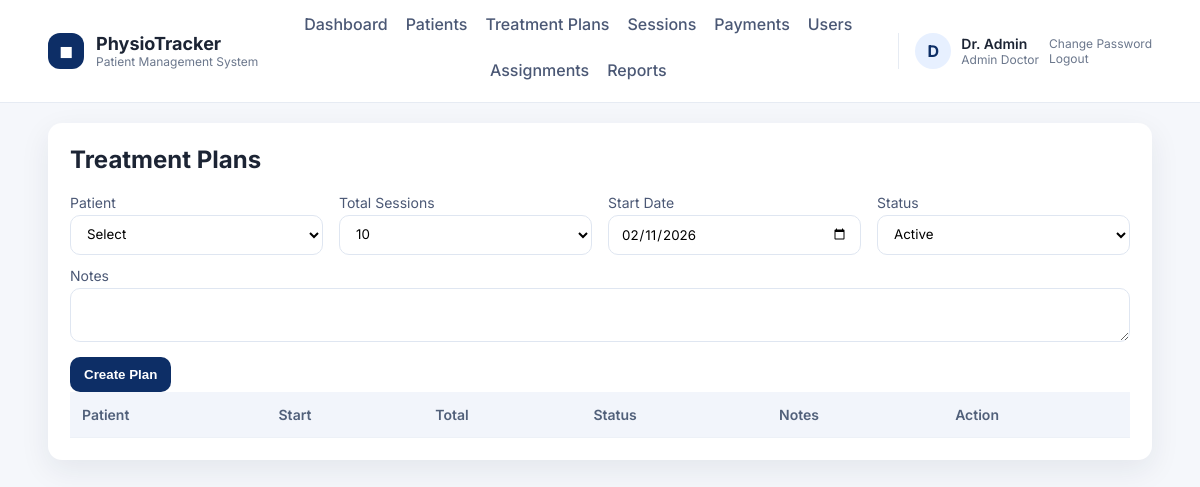
The page /admin/treatment_plans.php (signed in) on the database as committed earlier.
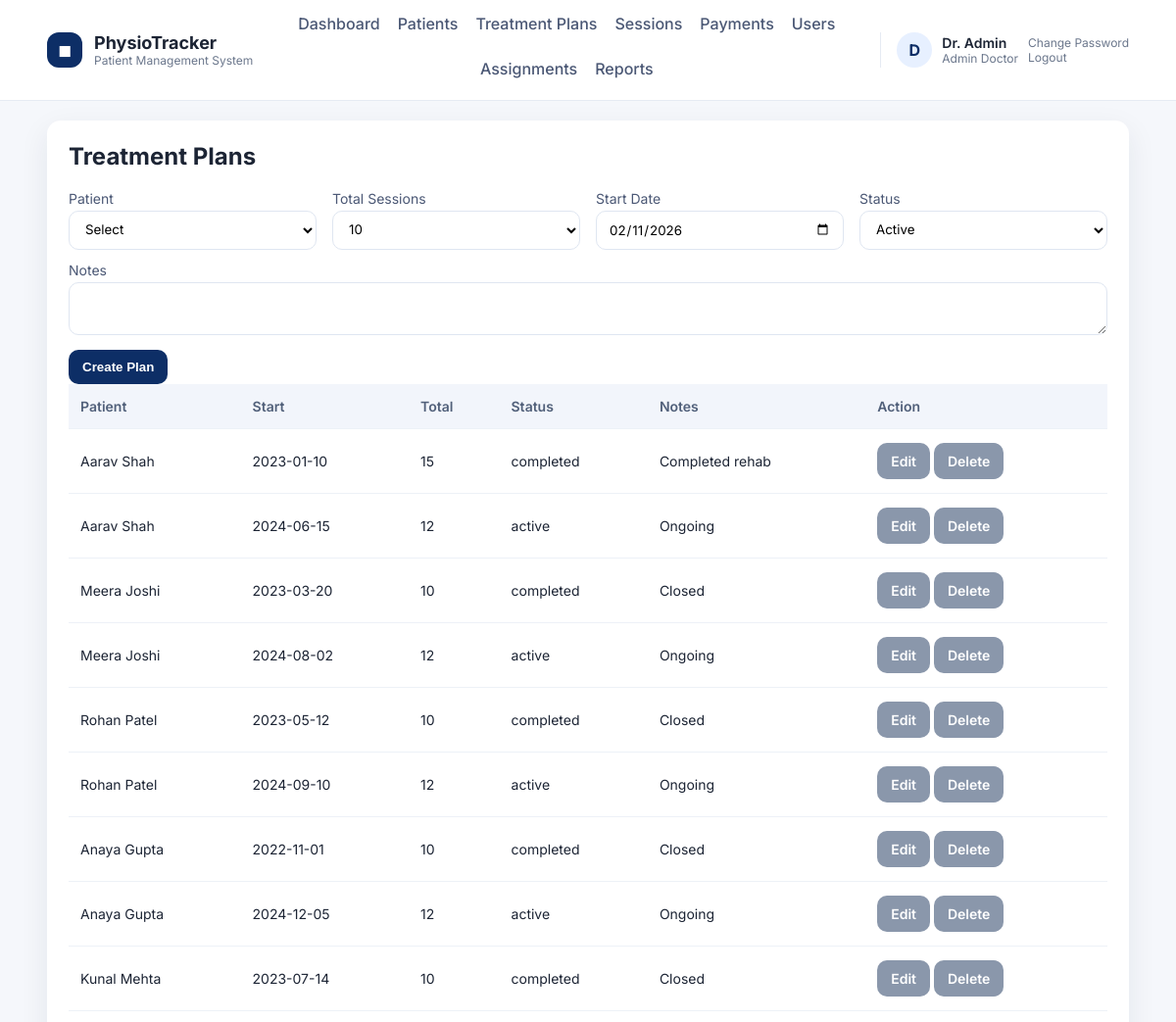
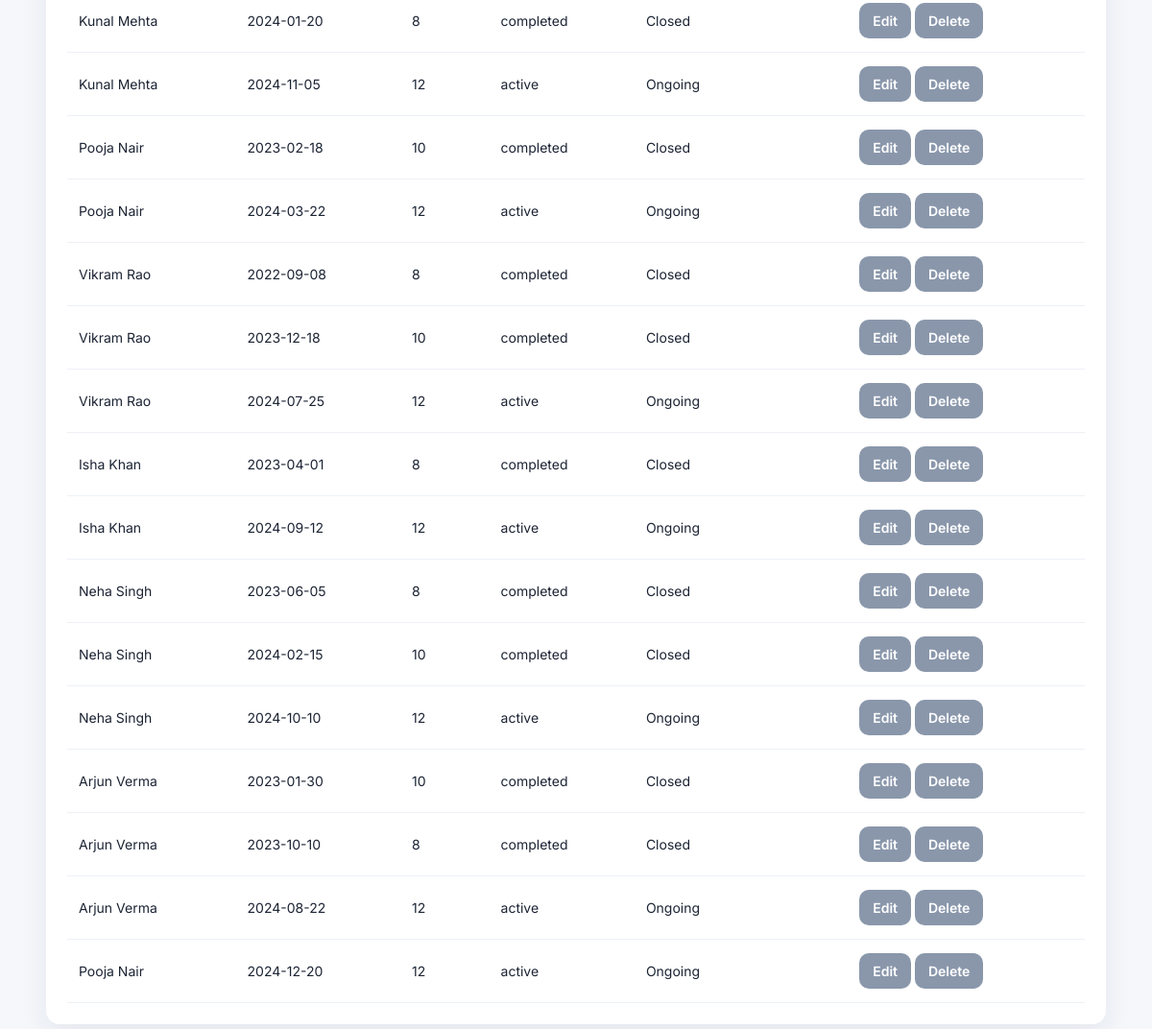
The same page on the database as committed later (2 pictures, top to bottom).
### tables this page shows
CREATE TABLE treatment_plans (
    id INT AUTO_INCREMENT PRIMARY KEY,
    patient_id INT NOT NULL,
    case_id INT NULL,
    total_sessions INT NOT NULL,
    start_date DATE,
    status VARCHAR(30) DEFAULT 'active',
    notes TEXT,
    created_by INT NULL,
    created_at TIMESTAMP DEFAULT CURRENT_TIMESTAMP,
    FOREIGN KEY (patient_id) REFERENCES patients(id) ON DELETE CASCADE,
    FOREIGN KEY (case_id) REFERENCES patient_cases(id) ON DELETE SET NULL
);

CREATE TABLE patients (
    id INT AUTO_INCREMENT PRIMARY KEY,
    user_id INT NULL,
    first_name VARCHAR(80) NOT NULL,
    last_name VARCHAR(80) NOT NULL,
    age INT NULL,
    gender VARCHAR(20),
    dob DATE NULL,
    occupation VARCHAR(120),
    assessment_date DATE NULL,
    dominance VARCHAR(50),
    condition_duration VARCHAR(100),
    phone VARCHAR(40),
    address VARCHAR(255),
    emergency_contact VARCHAR(120),
    chief_complain TEXT,
    history_present_illness TEXT,
    past_medical_history TEXT,
    surgical_history TEXT,
    family_history TEXT,
    socio_economic_status TEXT,
    observation_built TEXT,
    observation_attitude_limb TEXT,
    observation_posture TEXT,
    observation_deformity TEXT,
    aids_applications TEXT,
    gait TEXT,
    palpation_tenderness TEXT,
    palpation_oedema VARCHAR(50),
    palpation_warmth TEXT,
    palpation_crepitus TEXT,
    examination_rom TEXT,
    muscle_power TEXT,
    muscle_bulk TEXT,
    ligament_instability TEXT,
    pain_type TEXT,
    pain_site TEXT,
    pain_nature TEXT,
    pain_aggravating_factor TEXT,
    pain_relieving_factor TEXT,
    pain_measurement TINYINT NULL,
    gait_assessment TEXT,
    diagnosis TEXT,
    treatment_goals TEXT,
    created_by INT NULL,
    created_at TIMESTAMP DEFAULT CURRENT_TIMESTAMP,
    FOREIGN KEY (user_id) REFERENCES users(id) ON DELETE SET NULL
);

### db.php (called while the page is built, shortened)
<?php
function db(): PDO
{
    static $pdo = null;
    if ($pdo === null) {
        $dsn = 'mysql:host=' . DB_HOST . ';dbname=' . DB_NAME . ';charset=utf8mb4';
        $pdo = new PDO($dsn, DB_USER, DB_PASS, [
            PDO::ATTR_ERRMODE => PDO::ERRMODE_EXCEPTION,
            PDO::ATTR_DEFAULT_FETCH_MODE => PDO::FETCH_ASSOC,
        ]);
    }
    return $pdo;
}

### auth.php (called while the page is built, shortened)
<?php
require_once __DIR__ . '/db.php';
require_once __DIR__ . '/helpers.php';
function current_user(): ?array
{
    $stmt = db()->prepare('SELECT * FROM users WHERE id = ?');
    $stmt->execute([$_SESSION['user_id']]);
    $user = $stmt->fetch();
    return $user ?: null;
}

### helpers.php (called while the page is built, shortened)
<?php
require_once __DIR__ . '/db.php';
function e(string $value): string
{
    return htmlspecialchars($value, ENT_QUOTES, 'UTF-8');
}

### admin/treatment_plans.php (the view, shortened to what the changed rows need)
<?php
require_once __DIR__ . '/../auth.php';
require_once __DIR__ . '/../helpers.php';
$pdo = db();
$query = 'SELECT tp.*, p.first_name, p.last_name FROM treatment_plans tp JOIN patients p ON p.id = tp.patient_id';
$params = [];
$query .= ' ORDER BY tp.created_at DESC';
$stmt = $pdo->prepare($query);
$stmt->execute($params);
$plans = $stmt->fetchAll();
require __DIR__ . '/../layout/header.php';
?>
<h2>Treatment Plans</h2>
<table>
    <thead><tr><th>Patient</th><th>Start</th><th>Total</th><th>Status</th><th>Notes</th><th>Action</th></tr></thead>
    <tbody>
    <?php foreach ($plans as $plan): ?>
        <tr>
            <td><?php echo e($plan['first_name'] . ' ' . $plan['last_name']); ?></td>
            <td><?php echo e($plan['start_date']); ?></td>
            <td><?php echo e($plan['total_sessions']); ?></td>
            <td><?php echo e($plan['status']); ?></td>
            <td><?php echo e($plan['notes']); ?></td>
            <td>
                <a class="btn secondary" href="treatment_plans.php?edit=<?php echo $plan['id']; ?>">Edit</a>
                <a class="btn secondary" href="treatment_plans.php?delete=<?php echo $plan['id']; ?>">Delete</a>
            </td>
        </tr>
    <?php endforeach; ?>
    </tbody>
</table>
<?php require __DIR__ . '/../layout/footer.php'; ?>

### layout/header.php (shortened to what the changed rows need)
<?php
require_once __DIR__ . '/../auth.php';
require_once __DIR__ . '/../helpers.php';
$user = current_user();
$role = $user['role'] ?? '';
$menu = [];
if ($user) {
    if ($role === 'admin_doctor') {
        $menu = [
            'Dashboard' => 'admin/dashboard.php',
            'Patients' => 'admin/patients.php',
            'Treatment Plans' => 'admin/treatment_plans.php',
            'Sessions' => 'admin/sessions.php',
            'Payments' => 'admin/payments.php',
            'Users' => 'admin/users.php',
            'Assignments' => 'admin/assignments.php',
        ];
        if ((int) $user['can_view_reports'] === 1) {
            $menu['Reports'] = 'admin/reports.php';
        }
    } elseif ($role === 'sub_doctor') {
        $menu = [
            'Dashboard' => 'subdoctor/dashboard.php',
            'Assigned Patients' => 'subdoctor/patients.php',
            'Session Notes' => 'subdoctor/sessions.php',
        ];
    } elseif ($role === 'receptionist') {
        $menu = [
            'Dashboard' => 'receptionist/dashboard.php',
            'Register Patients' => 'receptionist/patients.php',
            'Payments' => 'receptionist/payments.php',
        ];
    }
}
?>
<!doctype html>
<html>
<head>
    <?php $cssVersion = @filemtime(__DIR__ . '/../assets/style.css') ?: time(); ?>
    <link rel="stylesheet" href="<?php echo BASE_URL; ?>assets/style.css?v=<?php echo $cssVersion; ?>">
</head>
<body>
<header class="site-header">
    <div class="header-inner">
        <nav class="main-nav">
            <?php if ($user): ?>
                <?php foreach ($menu as $label => $path): ?>
                    <a href="<?php echo BASE_URL . $path; ?>"><?php echo e($label); ?></a>
                <?php endforeach; ?>
            <?php else: ?>
                <a href="<?php echo BASE_URL; ?>login.php">Login</a>
            <?php endif; ?>
        </nav>
    </div>
</header>
<main class="page">
    <div class="container">

Rows that differ between the two databases and show on the page:
added treatment_plans: patient.last_name "Aarav Shah", start_date "2023-01-10", total_sessions "15", status "completed", notes "Completed rehab"
added treatment_plans: patient.last_name "Aarav Shah", start_date "2024-06-15", total_sessions "12", status "active", notes "Ongoing"
added treatment_plans: patient.last_name "Meera Joshi", start_date "2023-03-20", total_sessions "10", status "completed", notes "Closed"
added treatment_plans: patient.last_name "Meera Joshi", start_date "2024-08-02", total_sessions "12", status "active", notes "Ongoing"
added treatment_plans: patient.last_name "Rohan Patel", start_date "2023-05-12", total_sessions "10", status "completed", notes "Closed"
added treatment_plans: patient.last_name "Rohan Patel", start_date "2024-09-10", total_sessions "12", status "active", notes "Ongoing"
added treatment_plans: patient.last_name "Anaya Gupta", start_date "2022-11-01", total_sessions "10", status "completed", notes "Closed"
added treatment_plans: patient.last_name "Anaya Gupta", start_date "2024-12-05", total_sessions "12", status "active", notes "Ongoing"
added treatment_plans: patient.last_name "Kunal Mehta", start_date "2023-07-14", total_sessions "10", status "completed", notes "Closed"
added treatment_plans: patient.last_name "Kunal Mehta", start_date "2024-01-20", total_sessions "8", status "completed", notes "Closed"
added treatment_plans: patient.last_name "Kunal Mehta", start_date "2024-11-05", total_sessions "12", status "active", notes "Ongoing"
added treatment_plans: patient.last_name "Pooja Nair", start_date "2023-02-18", total_sessions "10", status "completed", notes "Closed"
added treatment_plans: patient.last_name "Pooja Nair", start_date "2024-03-22", total_sessions "12", status "active", notes "Ongoing"
added treatment_plans: patient.last_name "Vikram Rao", start_date "2022-09-08", total_sessions "8", status "completed", notes "Closed"
added treatment_plans: patient.last_name "Vikram Rao", start_date "2023-12-18", total_sessions "10", status "completed", notes "Closed"
added treatment_plans: patient.last_name "Vikram Rao", start_date "2024-07-25", total_sessions "12", status "active", notes "Ongoing"
added treatment_plans: patient.last_name "Isha Khan", start_date "2023-04-01", total_sessions "8", status "completed", notes "Closed"
added treatment_plans: patient.last_name "Isha Khan", start_date "2024-09-12", total_sessions "12", status "active", notes "Ongoing"
added treatment_plans: patient.last_name "Neha Singh", start_date "2023-06-05", total_sessions "8", status "completed", notes "Closed"
added treatment_plans: patient.last_name "Neha Singh", start_date "2024-02-15", total_sessions "10", status "completed", notes "Closed"
added treatment_plans: patient.last_name "Neha Singh", start_date "2024-10-10", total_sessions "12", status "active", notes "Ongoing"
added treatment_plans: patient.last_name "Arjun Verma", start_date "2023-01-30", total_sessions "10", status "completed", notes "Closed"
added treatment_plans: patient.last_name "Arjun Verma", start_date "2023-10-10", total_sessions "8", status "completed", notes "Closed"
added treatment_plans: patient.last_name "Arjun Verma", start_date "2024-08-22", total_sessions "12", status "active", notes "Ongoing"
added treatment_plans: patient.last_name "Pooja Nair", start_date "2024-12-20", total_sessions "12", status "active", notes "Ongoing"
